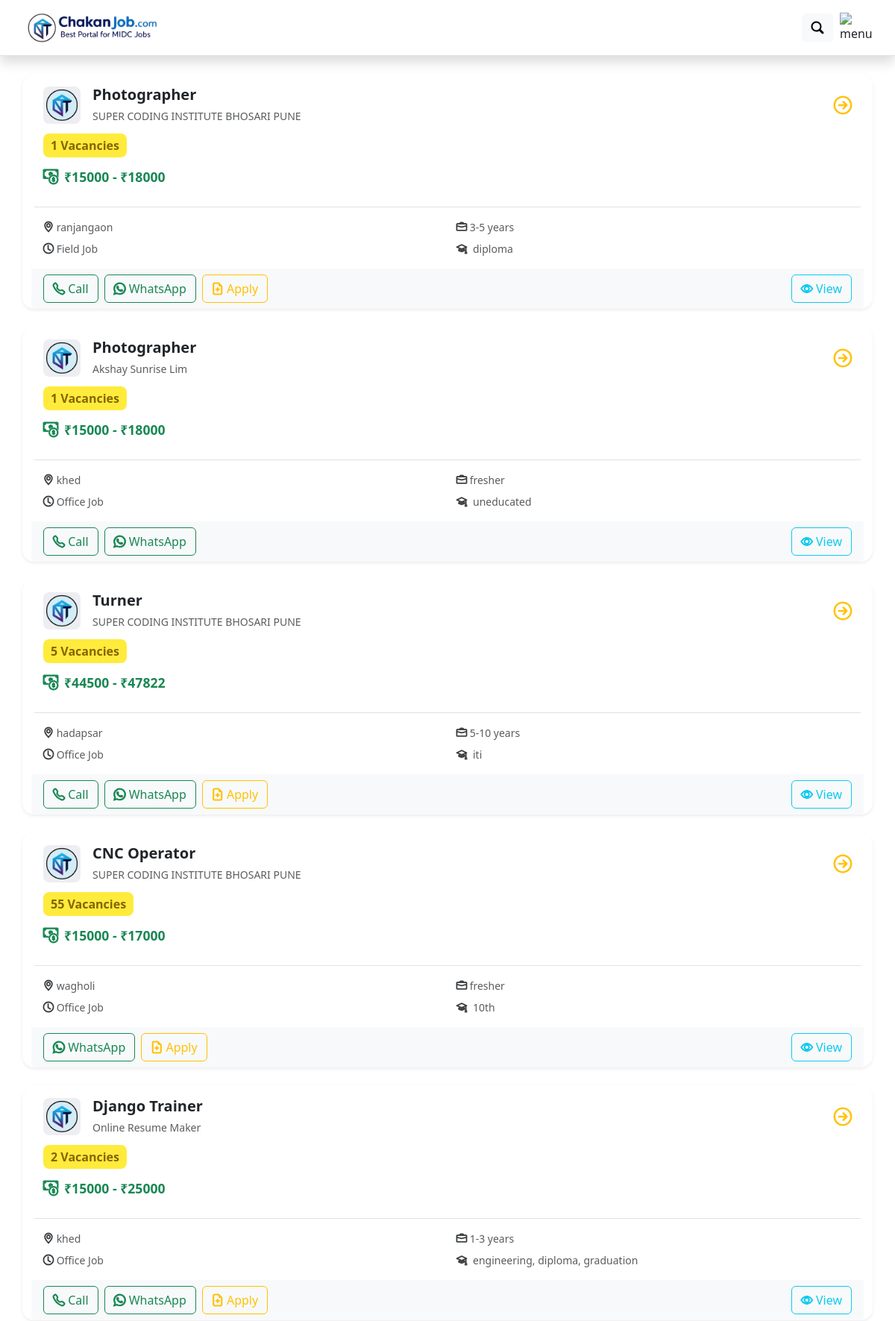
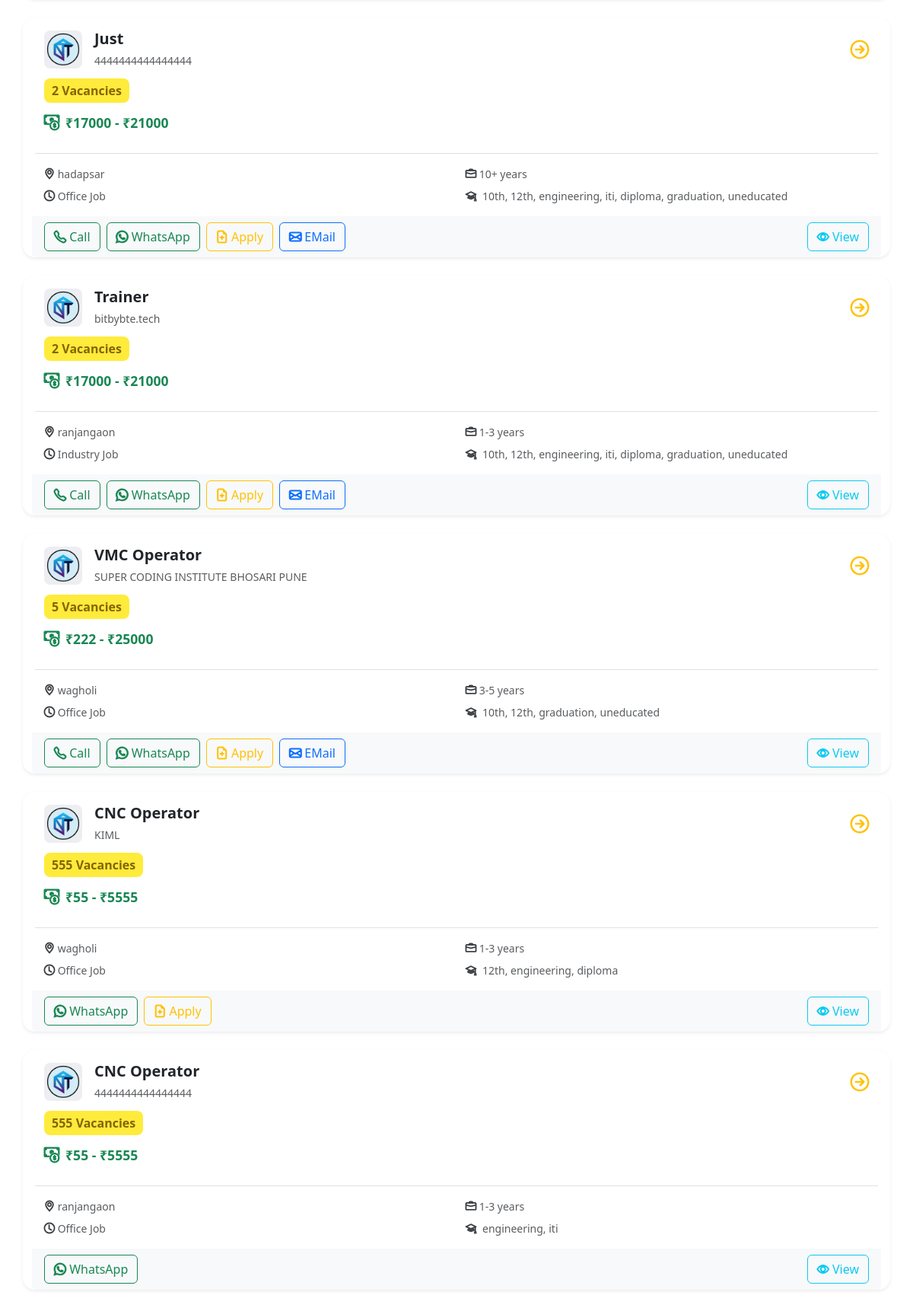
/search-jobs/, run on the app's committed database (2 pictures, top to bottom).
### hr/models.py (models this page shows, shortened)
class Post(models.Model):
    JOB_TYPES = [
        ('field', 'Field Job'),
        ('office', 'Office Job'),
        ('wfh', 'Work From Home'),
        ('industry', 'Industry Job'),
    ]
    GENDER_CHOICES = [
        ('male', 'Male'),
        ('female', 'Female'),
        ('any', 'Any Gender'),
    ]
    SHIFT_CHOICES = [
        ('day', 'Day Shift'),
        ('night', 'Night Shift'),
        ('any', 'Any Shift'),
    ]
    EDUCATION_CHOICES = [
        ('10th', '10th'),
        ('12th', '12th'),
        ('Engineering', 'Engineering'),
        ('ITI', 'ITI'),
        ('Diploma', 'Diploma'),
        ('Graduation', 'Graduation'),
        ('Uneducated', 'Uneducated'),
    ]
    EXPERIENCE_CHOICES = [
        ('Fresher', 'Fresher'),
        ('1-2 Years', '1-2 Years'),
        ('3-5 Years', '3-5 Years'),
        ('5-10 Years', '5-10 Years'),
        ('10+ Years', '10+ Years'),
    ]
    MANAGE_DATA = [
        ('Calls', 'Calls'),
        ('WhatsApp', 'WhatsApp'),
        ('Apply', 'Apply'),
        ('Email', 'Email'),
    ]
    hr_user = models.ForeignKey(HrUser,on_delete=models.CASCADE,related_name='posts',default=1)
    job_title = models.CharField(max_length=255, default="N/A")
    job_description = models.TextField(blank=True, default="")
    number_of_openings = models.PositiveIntegerField(default=1)
    min_salary = models.PositiveIntegerField( default=8000)
    max_salary = models.PositiveIntegerField( default=12000)
    shifts = models.CharField(
        max_length=255, default='three'
    )
    job_type = models.CharField(
        max_length=255, choices=JOB_TYPES, default='Field Job'
    )
    charges = models.BooleanField(default=False)
    facilities = models.CharField(max_length=255, default="None",null=False, blank=False)
    min_education = models.CharField(
        max_length=255,  default='10th'
    )
    course_name = models.CharField(max_length=255, default="")
    experience = models.CharField(
        max_length=255, choices=EXPERIENCE_CHOICES, default='fresher'
    )
    gender = models.CharField(
        max_length=255, choices=GENDER_CHOICES, default='male'
    )
    manage_through = models.CharField(
        max_length=255, default='apply'
    )
    calling_number = models.CharField(max_length=255, default="")
    whatsapp_number = models.CharField(max_length=255, default="")
    email = models.EmailField(default="")
    terms_accepted = models.BooleanField(default=True)
    company_type = models.CharField(max_length=255, default="")
    company_name = models.CharField(max_length=255, default="")
    company_address = models.TextField(default="")
    company_size = models.CharField(max_length=50, default="")
    bus_route = models.TextField(default="", blank=True, null=True)
    area = models.CharField(max_length=255, default="chakan")
    village = models.CharField(max_length=255, default="")

### job/views.py (the view)
# urls.py: path('search-jobs/', job_search, name='job_search'),
def job_search(request):
    title = request.GET.get('searchTitle', '').strip()
    min_education = request.GET.get('minEducation', '').strip()
    exp_query = request.GET.get('minExperience', '').strip()
    shift = request.GET.get('shift', '').strip()
    print(title, min_education, exp_query, shift)
    posts = Post.objects.all()
    if title:
        posts = posts.filter(job_title__icontains=title)
    if min_education and min_education != 'any':
        posts = posts.filter(min_education__contains=min_education)
    if exp_query and exp_query != 'any':
        posts = posts.filter(experience__icontains=exp_query)
    if shift and shift != 'any':
        posts = posts.filter(shifts__icontains=shift)
    for post in posts:
        if isinstance(post.min_education, str):
            post.min_education = post.min_education.strip("[]").replace("'", "").split(',')
        post.min_education = [item.strip() for item in post.min_education]
        if isinstance(post.manage_through, str):
            post.manage_through = post.manage_through.strip("[]").replace("'", "").split(',')
        post.manage_through = [item.strip() for item in post.manage_through]
    return render(request, 'job/search_job.html', {'posts': posts})

### templates/job/search_job.html (shortened to what this page needs)
{% extends 'job/base.html' %}
{% block content %}
 {% load static %}
  {% if posts %}
    {% for post in posts reversed %}
    <div class="card shadow-sm job-card my-4 container">
      <div class="card-body">
        <div class="d-flex align-items-center">
          <img src="{% static 'img2/logo3.jpeg' %}"
              alt="Company Logo" class="company-logo">
          <div class="ms-3 flex-grow-1">
            <h5 class="mb-1 fw-bold text-dark">{{ post.job_title }}</h5>
            <small class="text-muted">{{ post.company_name }}</small>
          </div>
          <i class="bi bi-arrow-right-circle fs-4 text-warning"></i>
        </div>
        <div class="mt-3">
          <span class="badge-custom">{{ post.number_of_openings }} Vacancies</span>
        </div>
        <div class="mt-3 d-flex align-items-center">
          <i class="bi bi-cash-coin text-success fs-5"></i>
          <span class="ms-2 salary">₹{{ post.min_salary }} - ₹{{ post.max_salary }}</span>
        </div>
        <div class="row text-muted mt-4 border-top pt-3 small">
          <div class="col-6 mb-2">
            <i class="bi bi-geo-alt"></i> {{ post.area }}
          </div>
          <div class="col-6 mb-2">
            <i class="bi bi-briefcase"></i> {{ post.experience }}
          </div>
          <div class="col-6">
            <i class="bi bi-clock"></i> {{ post.job_type }}
          </div>
          <div class="col-6 d-flex align-items-center">
                    <i class="bi bi-mortarboard me-2"></i>
                    {% if post.min_education %}
                      <p class="mb-0">{{ post.min_education|join:", " }}</p>
                    {% else %}
                      <p class="mb-0">No minimum education specified.</p>
                    {% endif %}
          </div>
        </div>
      </div>
<div class="card-footer bg-light border-0 d-flex flex-nowrap gap-2">
{% for method in post.manage_through %}
  {% if method == 'calls' %}
  <a href="tel:+91{{ post.calling_number }}" class="btn btn-outline-success w-auto">
    <i class="bi bi-telephone"></i> Call
  </a>
     {% elif method == 'whatsapp' %}
      <a href="https://wa.me/{{ post.whatsapp_number }}" class="btn btn-outline-success w-auto">
        <i class="bi bi-whatsapp"></i> WhatsApp
      </a>
     {% elif method == 'email' %}
  <a href="mailto:{{ post.email }}" class="btn btn-outline-primary w-auto">
    <i class="bi bi-envelope"></i> EMail
  </a>
     {% elif method == 'apply' %}
    <a href="/jobs/apply" class="btn btn-outline-warning w-auto">
      <i class="bi bi-file-earmark-plus"></i> Apply
    </a>
      {% endif %}
  {% endfor %}
  <a href="{% url 'post_detail' post.pk %}" class="btn btn-outline-info ms-auto w-auto">
    <i class="bi bi-eye"></i> View
  </a>
</div>
    </div>
    {% endfor %}
  {% endif %}
{% endblock %}

### templates/job/base.html (shortened to what this page needs)
<!doctype html>
<html lang="en">
<head>
  {% load static %}
  <link href="https://cdn.jsdelivr.net/npm/bootstrap@5.3.7/dist/css/bootstrap.min.css" rel="stylesheet">
  <link href="https://cdn.jsdelivr.net/npm/bootstrap-icons@1.11.3/font/bootstrap-icons.css" rel="stylesheet">
  <link href="https://cdn.jsdelivr.net/npm/bootstrap-icons/font/bootstrap-icons.css" rel="stylesheet">
</head>
<body>
  {% load static %}
<nav class="navbar bg-white sticky-top border-bottom shadow">
  <div class="container-fluid px-2">
    <a class="navbar-brand m-0 p-2 px-4" href="#">
      <img src="{% static 'img2/logo1.png' %}" alt="Logo">
    </a>
    <div class="ms-auto d-flex align-items-center me-2">
      <button id="searchBtn" class="btn btn-light me-2 m-1" type="button" data-bs-toggle="modal" data-bs-target="#searchModal">
        <i class="bi bi-search fw-bold"></i>
      </button>
      <button class="btn menuBtn p-0 me-4" type="button" data-bs-toggle="offcanvas" data-bs-target="#offcanvasNavbar">
        <img src="https://getlokalapp.com/_next/image?url=%2Fassets%2Fdesktop_menu.webp&w=1920&q=75" width="35" height="35" alt="menu">
      </button>
    </div>
  </div>
</nav>
{% block content %}
{% endblock %}
</body>
</html>

### templates/job/base.html (style rules this page uses)
.navbar-brand img { height: auto; width: 180px; }
.menuBtn { height: auto; width: 35px; }
.bi { font-weight: bold; -webkit-text-stroke: 1px; }
* { box-sizing: border-box; }

### templates/job/search_job.html (style rules this page uses)
.job-card { border-radius: 1rem; overflow: hidden; transition: all 0.3s ease-in-out; border: none; }
.company-logo { width: 60px; height: 60px; border-radius: 10px; object-fit: cover; }
.badge-custom { background-color: #fff3cd; color: #856404; font-weight: 600; padding: 0.4em 0.8em; border-radius: 0.5rem; }
.salary { color: #198754; font-weight: bold; font-size: 1.1rem; }
.company-logo { width: 50px; height: 50px; object-fit: cover; border-radius: 8px; }
.badge-custom { background-color: #ffeb3b; padding: 5px 10px; border-radius: 8px; font-weight: bold; }

### data on the page
Post: job_title "Photographer", company_name "SUPER CODING INSTITUTE BHOSARI PUNE", number_of_openings "1", min_salary "15000", max_salary "18000", area "ranjangaon", experience "3-5 years", job_type "Field Job", min_education "diploma"
Post: job_title "Photographer", company_name "Akshay Sunrise Lim", number_of_openings "1", min_salary "15000", max_salary "18000", area "khed", experience "fresher", job_type "Office Job", min_education "uneducated"
Post: job_title "Turner", company_name "SUPER CODING INSTITUTE BHOSARI PUNE", number_of_openings "5", min_salary "44500", max_salary "47822", area "hadapsar", experience "5-10 years", job_type "Office Job", min_education "iti"
Post: job_title "CNC Operator", company_name "SUPER CODING INSTITUTE BHOSARI PUNE", number_of_openings "55", min_salary "15000", max_salary "17000", area "wagholi", experience "fresher", job_type "Office Job", min_education "10th"
Post: job_title "Django Trainer", company_name "Online Resume Maker", number_of_openings "2", min_salary "15000", max_salary "25000", area "khed", experience "1-3 years", job_type "Office Job", min_education "engineering, diploma, graduation"
Post: job_title "Just", company_name "4444444444444444", number_of_openings "2", min_salary "17000", max_salary "21000", area "hadapsar", experience "10+ years", job_type "Office Job", min_education "10th, 12th, engineering, iti, diploma, graduation, uneducated"
Post: job_title "Trainer", company_name "bitbybte.tech", number_of_openings "2", min_salary "17000", max_salary "21000", area "ranjangaon", experience "1-3 years", job_type "Industry Job", min_education "10th, 12th, engineering, iti, diploma, graduation, uneducated"
Post: job_title "VMC Operator", company_name "SUPER CODING INSTITUTE BHOSARI PUNE", number_of_openings "5", min_salary "222", max_salary "25000", area "wagholi", experience "3-5 years", job_type "Office Job", min_education "10th, 12th, graduation, uneducated"
Post: job_title "CNC Operator", company_name "KIML", number_of_openings "555", min_salary "55", max_salary "5555", area "wagholi", experience "1-3 years", job_type "Office Job", min_education "12th, engineering, diploma"
Post: job_title "CNC Operator", company_name "4444444444444444", number_of_openings "555", min_salary "55", max_salary "5555", area "ranjangaon", experience "1-3 years", job_type "Office Job", min_education "engineering, iti", manage_through "['whatsapp']" (drawn)
